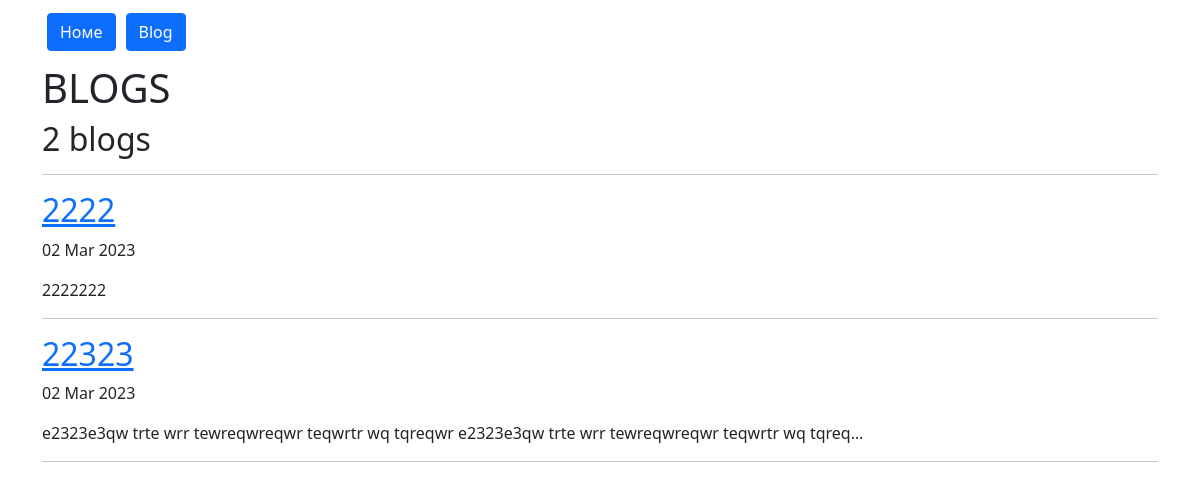
Screenshot of /blog/ with the database file from the repository.
### blog/models.py (models this page shows, shortened)
class Blog(models.Model):
      title = models.CharField(max_length = 200)
      description = models.TextField()
      date = models.DateField()

### blog/views.py (the view)
# urls.py: path('',views.all_blog, name = 'blog'),
def all_blog(request):
    blogs = Blog.objects.all()
    return render(request, 'blog/all_blog.html',{'blogs':blogs})

### blog/templates/blog/all_blog.html
{% extends 'portfolio/base.html' %}
{% block content %}
    <h1>BLOGS</h1>
    <h2>{{ blogs.count }} blog{{ blogs.count|pluralize }}</h2>
    <hr>
    {% for blog in blogs %}
    <a href="{% url 'blog:detais' blog.id %}" ><h2>{{ blog.title }}</h2></a>
    <p>
    {{ blog.date|date:'d M Y' }}
    </p>
    <p>
    {{ blog.description|striptags|truncatechars:100 }}
    </p>
    <hr>
    {% endfor %}
{% endblock %}

### rows the page displays
Blog: title "2222", date "02 Mar 2023", description "2222222"
Blog: title "22323", date "02 Mar 2023", description "e2323e3qw trte wrr tewreqwreqwr teqwrtr wq tqreqwr e2323e3qw trte wrr tewreqwreqwr teqwrtr wq tqreq…"

### other values shown
{{ blogs.count }} "2"
